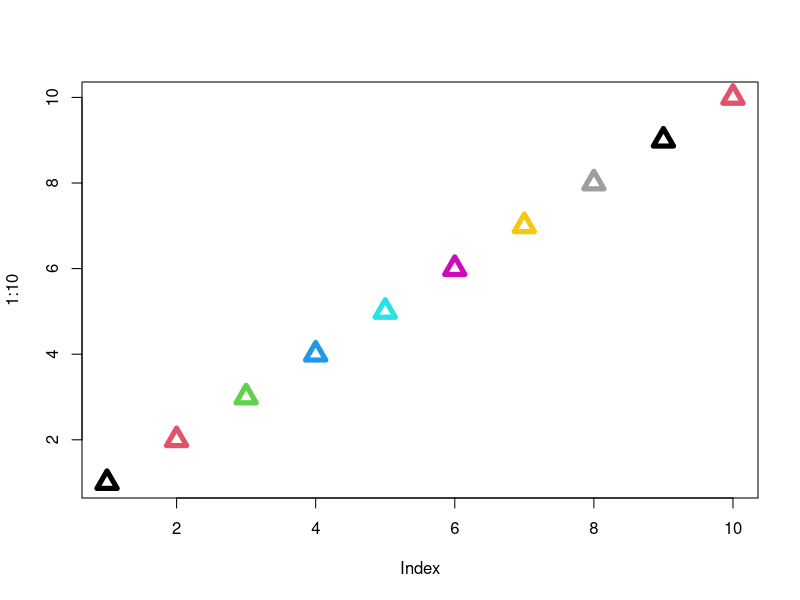

This figure's R source:
# test GitHub

# load in libraries
library(data.table)

# do some calc
a = 1
b = 2
a + b

# create some other files
pdf("test figure 1.pdf")
  plot(1:10, pch = 2, col = 1:10, cex = 2, lwd=5)
dev.off()

# create a test file
testData <- data.table(matrix(1:100, 10, 10))
fwrite(testData, file = "test file 1.txt")
fwrite(testData, file = "test file 2.csv")
fwrite(testData, file = "test file 3.gz")
